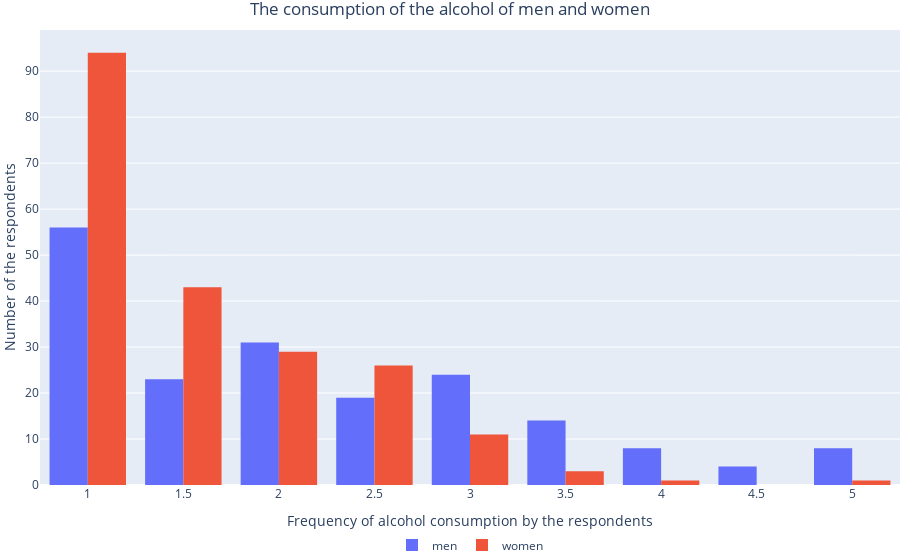

The notebook cell this image was saved under:
### Markdown cell above
##### Let's look at alcohol consumption among men and women separately. I will assume that men drink alcohol more than women.

### Code cell
female1 = alcohol['sex'] == 0
male1 = alcohol['sex'] > 0
female = alcohol[female1]
male = alcohol[male1]

fig = go.Figure()
fig.add_trace(go.Histogram(x=male['Alc'], name = 'men'))
fig.add_trace(go.Histogram(x=female['Alc'], name = 'women'))
fig.update_layout(title="The consumption of the alcohol of men and women",
                  title_x = 0.5,
                  xaxis_title="Frequency of alcohol consumption by the respondents",
                  yaxis_title="Number of the respondents",
                  legend=dict(x=.5, xanchor="center", orientation="h"),
                  margin=dict(l=0, r=0, t=30, b=0))
fig.show()

### Figure 1 — Plotly figure (JSON) as saved in the notebook; plotly's stock layout.template omitted (floating-point values rounded to 4 significant figures; data arrays with more than 128 entries replaced by an {"elided": "..."} marker saying what was removed)
{"data": [{"name": "men", "type": "histogram", "x": {"elided": "187 float values"}}, {"name": "women", "type": "histogram", "x": {"elided": "208 float values"}}], "layout": {"legend": {"orientation": "h", "x": 0.5, "xanchor": "center"}, "margin": {"b": 0, "l": 0, "r": 0, "t": 30}, "title": {"text": "The consumption of the alcohol of men and women", "x": 0.5}, "xaxis": {"title": {"text": "Frequency of alcohol consumption by the respondents"}}, "yaxis": {"title": {"text": "Number of the respondents"}}}}
